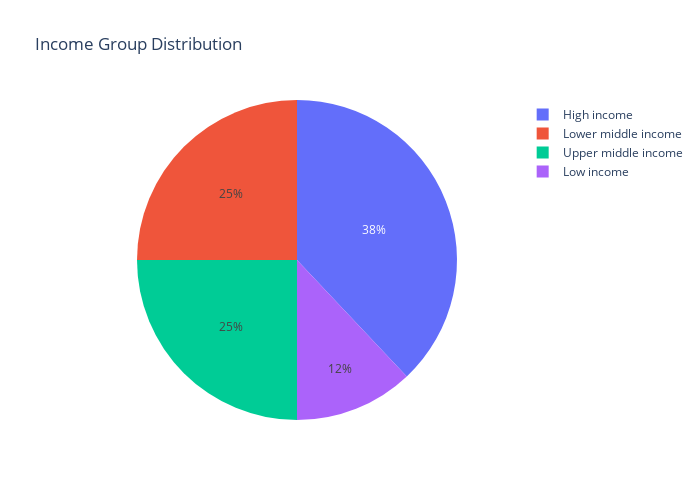

The notebook cell saved with this chart:
### Code cell
# Income group distribution
income_group_counts = data1['IncomeGroup'].value_counts().reset_index()
income_group_counts.columns = ['IncomeGroup', 'Count']
ex.pie(income_group_counts, values='Count',names='IncomeGroup', labels='IncomeGroup',title='Income Group Distribution',
      height=500,width=700)

### Figure 1 — Plotly figure (JSON) as saved in the notebook; plotly's stock layout.template omitted (floating-point values rounded to 4 significant figures)
{"data": [{"domain": {"x": [0, 1], "y": [0, 1]}, "hovertemplate": "IncomeGroup=%{label}<br>Count=%{value}<extra></extra>", "labels": ["High income", "Lower middle income", "Upper middle income", "Low income"], "legendgroup": "", "name": "", "showlegend": true, "type": "pie", "values": [82, 54, 54, 26]}], "layout": {"height": 500, "legend": {"tracegroupgap": 0}, "title": {"text": "Income Group Distribution"}, "width": 700}}
